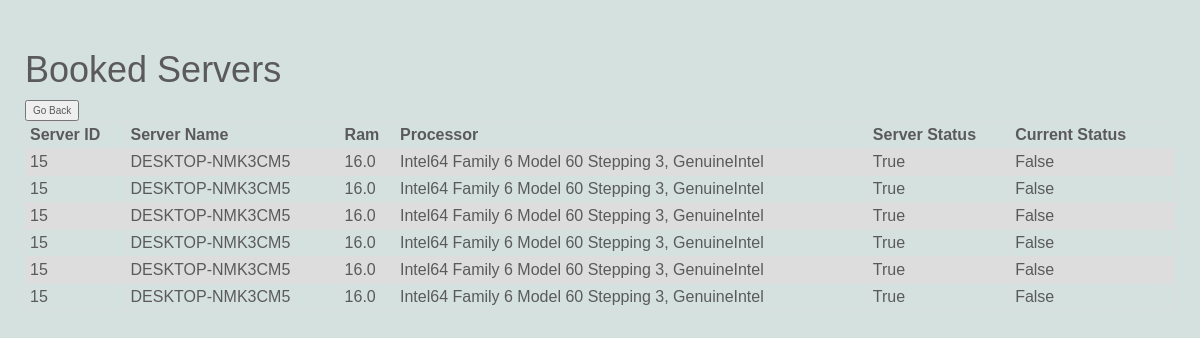
/booked-server/ (signed in), run on the app's committed database.
### server/models.py (models this page shows, shortened)
class ServerManagement(models.Model):
    server_name = models.CharField(max_length=255)
    ip_addr = models.CharField(default='0.0.0.0', max_length=255)
    ram = models.FloatField(max_length=3)
    processor = models.CharField(max_length=255)
    enable = models.BooleanField(default=False, null=False)

### user/views.py (the view)
# urls.py: path('booked-server/', views.booked_server, name='booked-server'),
def booked_server(request):
    reservations = ServerReservation.objects.filter(user_id=request.user.id)
    booked_server = ServerReservation.objects.filter(Q(end_time__gte=timezone.now()),
                                                     Q(reservation_time__lte=timezone.now())).filter(
        user_id=request.user.id)
    setelement = []
    for f in booked_server:
        setelement.append(f)
    dt = []
    for i in reservations:
        dt += [
            {
                'servername': i.server_id.server_name,
                'ram': i.server_id.ram,
                'processor': i.server_id.processor,
                'available': i.server_id.enable,
                'status': (1 if i in setelement and i.server_id.enable else 0),
                'server_id': i.server_id.id,
            }
        ]
    return render(request, 'user/login/reserved_servers.html', {'ServerData': dt})

### user/templates/user/login/reserved_servers.html (shortened to what this page needs)
<html>
<head>
    <link rel="stylesheet" href="https://maxcdn.bootstrapcdn.com/bootstrap/3.4.1/css/bootstrap.min.css">
</head>
<h1>Booked Servers</h1>
<button onclick="history.back()">Go Back</button>
<table>
    <tr>
        <th>Server ID</th>
        <th>Server Name</th>
        <th>Ram</th>
        <th>Processor</th>
        <th>Server Status</th>
        <th>Current Status</th>
    </tr>
    {% for data in ServerData %}
    <tr>
        <td> {{ data.server_id }}</td>
        <td> {{ data.servername }}</td>
        <td>{{ data.ram }}</td>
        <td>{{ data.processor }}</td>
        <td>{{ data.available }}</td>
        <td>{% if data.status == 1 %}
        {{ True }}
            {% else %}
            {{ False }}
            {% endif %}
        </td>
        <td>
        </td>
    </tr>
    {% endfor %}
</table>
</html>

### user/templates/user/login/reserved_servers.html (style rules this page uses)
table { font-family: arial, sans-serif; border-collapse: collapse; width: 100%; }
td, th { border: 1px solid #dddddd; text-align: left; padding: 4px; }
tr:nth-child(even) { background-color: #dddddd; }

### data on the page
ServerManagement: servername "DESKTOP-NMK3CM5" "DESKTOP-NMK3CM5" "DESKTOP-NMK3CM5" "DESKTOP-NMK3CM5" "DESKTOP-NMK3CM5" "DESKTOP-NMK3CM5", ram "16.0" "16.0" "16.0" "16.0" "16.0" "16.0", processor "Intel64 Family 6 Model 60 Stepping 3, GenuineIntel" "Intel64 Family 6 Model 60 Stepping 3, GenuineIntel" "Intel64 Family 6 Model 60 Stepping 3, GenuineIntel" "Intel64 Family 6 Model 60 Stepping 3, GenuineIntel" "Intel64 Family 6 Model 60 Stepping 3, GenuineIntel" "Intel64 Family 6 Model 60 Stepping 3, GenuineIntel"

### other printed values
{{ data.server_id }} "15" "15" "15" "15" "15" "15"
{{ data.available }} "True" "True" "True" "True" "True" "True"
{{ False }} "False" "False" "False" "False" "False" "False"
